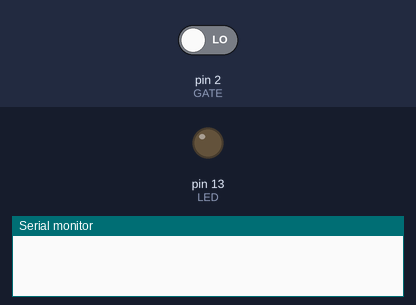
A sketch run on a simulated Arduino Uno, built with avr-gcc and run on an emulated ATmega328P. On the bench: output pins drawn as LEDs (lit = HIGH), the last lines printed to the serial monitor. The inputs (shaded band) are chosen by the test bench; at power-on: pin 2 (GATE) LOW.

Above: at 1.2 s.
1.3 s: pin 2 (GATE) driven HIGH
At 2.1 s:
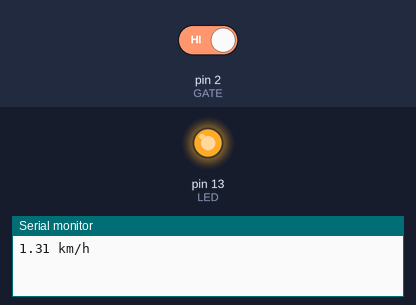
2.8 s: pin 2 (GATE) driven LOW
At 3.2 s:
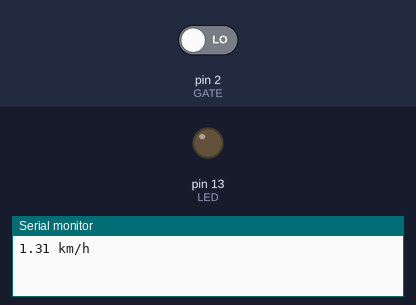
Timing chart, 0 to 5.8 s (numbered marks = the images above; inputs shaded):
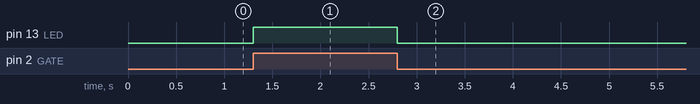

The sketch:

miniVelocimetro.ino
```cpp
#define LED 13
#define GATE 2
#define TIMEOUT 10000

int state = 0;
unsigned int t;
unsigned int last_t = 0;

void setup(){
  pinMode(LED, OUTPUT);
  pinMode(GATE, INPUT);
  Serial.begin(9600);
  last_t = millis();
  state = digitalRead(GATE);
  digitalWrite(LED,state);
}

void loop(){
  int aux = digitalRead(GATE);
  t = millis();
  if(aux != state){
    state = aux;
    digitalWrite(LED,aux);
    if(aux == HIGH){
      float dt = (t - last_t)/1000.0;
      float vel = 0.471 / dt;
      vel = vel * 3.6;
      last_t = t;
      Serial.print(vel);
      Serial.println(" km/h");
    }
  }
  if(t - last_t > TIMEOUT){
    Serial.println("0.0 km/h");
  }

  //delay(100);
}
```

Measured:
- after the input at 1.3 s, pin 13 (LED): LOW → HIGH at once
- after the input at 2.8 s, pin 13 (LED): HIGH → LOW at once
